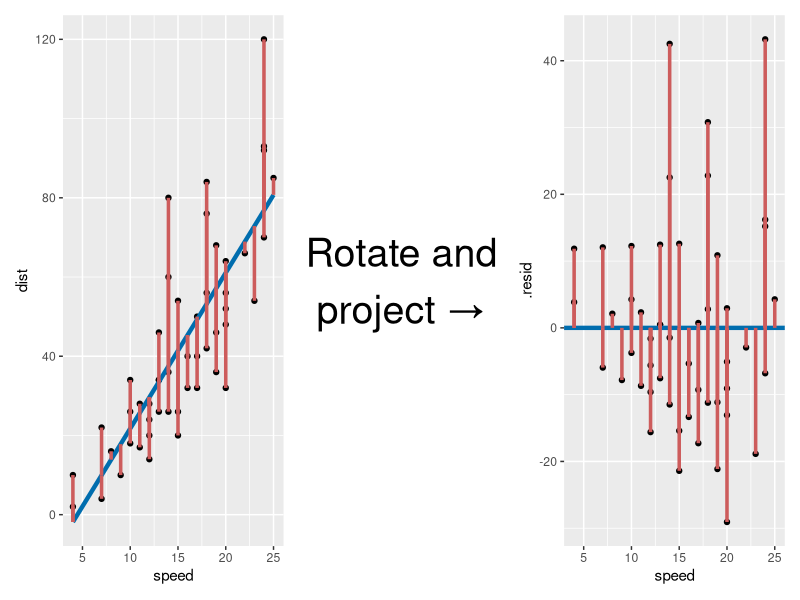
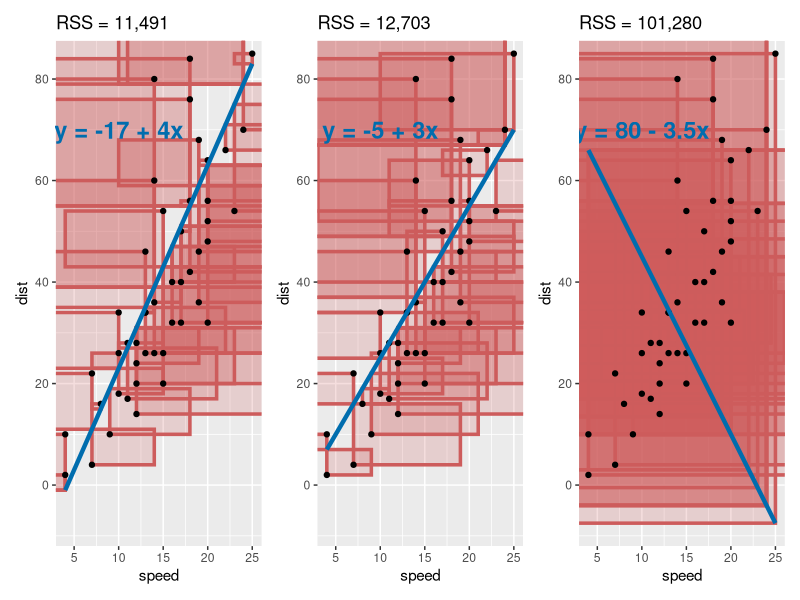

The R script that drew these images, in order:
## ---- chunk 1
knitr::opts_chunk$set(fig.path = "images/chapter8-01/",
                      fig.align = "center",
                      fig.width = 10, 
                      fig.height = 4,
                      cache.path = "cache/",
                      cache = FALSE,
                      echo = TRUE)
library(tidyverse)
library(broom)
library(grid)
library(patchwork)
## ---- chunk 2

## ---- chunk 3
fit <- augment(lm(dist ~ speed, cars))
g1 <- ggplot(fit, aes(speed, dist)) + 
  geom_point() + 
  geom_line(aes(y = .fitted), color = "#006dae", size = 1.5) +
  geom_segment(aes(x = speed, xend = speed,
                   y = .fitted, yend = dist), 
               color = "indianred", size = 1.2)

g2 <- ggplot() + theme_void() +
  annotate("text", x = 0.5, y = 0.5, label = "Rotate and\nproject →", size = 10)

g3 <- ggplot(fit, aes(speed, .resid)) + 
  geom_point() + 
  geom_hline(yintercept = 0, color = "#006dae", size = 1.5) +
  geom_segment(aes(x = speed, xend = speed,
                   y = .resid, yend = 0), 
               color = "indianred", size = 1.2)

g1 + g2 + g3
## ---- chunk 4
df <- cars %>% 
  mutate(fit1 = -17 + 4 * speed,
         fit2 = -5 + 3 * speed,
         fit3 = 80 - 3.5 * speed)

rss_plot <- function(fit, label) {
  df %>% 
    mutate(res = dist - df[[fit]],
           ind = res > 0) %>% 
    ggplot(aes(speed, dist)) +
    geom_rect(aes(xmin = ind * (speed - abs(res)) + 
                         (1 - ind) * (speed + abs(res)), 
                  xmax = speed,
                  ymin = df[[fit]], ymax = dist), fill = "indianred",
                 color = "indianred", size = 1.2, alpha = 0.2) +
    geom_point() + 
    geom_line(aes(y = df[[fit]]), color = "#006dae", size = 1.5) +
    annotate("text", label = label, x = 10, y = 70, size = 6, color = "#006dae", fontface = "bold") +
    ggtitle(paste0("RSS = ", scales::comma(sum((df[[fit]] - df$dist)^2)))) +
    coord_cartesian(xlim = c(min(df$speed), max(df$speed)),
                    ylim = c(min(df$fit3), max(df$fit1)))
}

g1 <- rss_plot("fit1", "y = -17 + 4x")
g2 <- rss_plot("fit2", "y = -5 + 3x")
g3 <- rss_plot("fit3", "y = 80 - 3.5x")

g1 + g2 + g3
## ---- chunk 5
fit <- lm(dist ~  speed, data = cars)
## ---- chunk 6
coef(fit)
## ---- chunk 7
summary(fit)
## ---- chunk 8
broom::tidy(fit)
## ---- chunk 9
broom::glance(fit)
## ---- chunk 10
broom::augment(fit)
